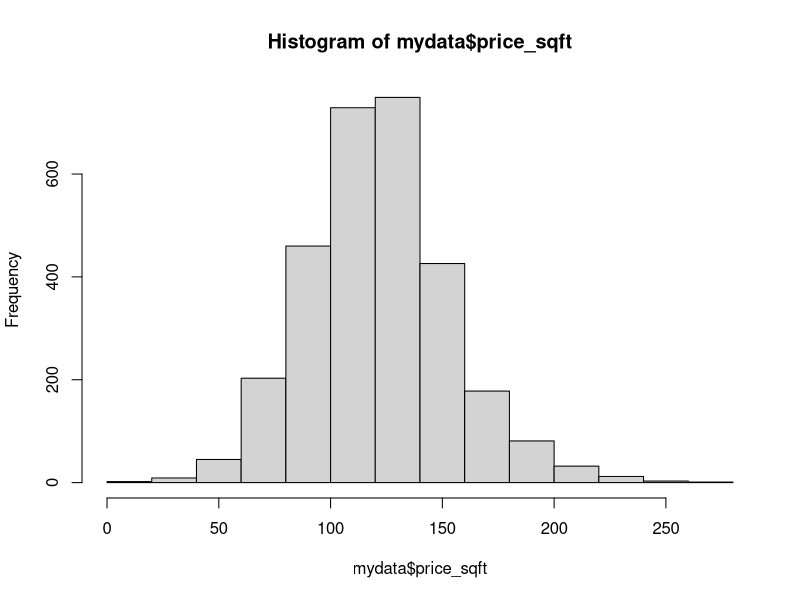
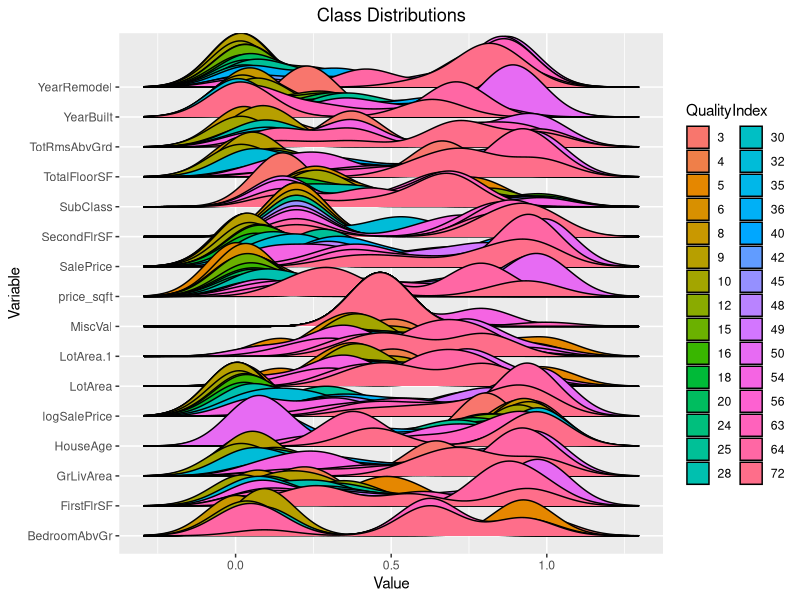
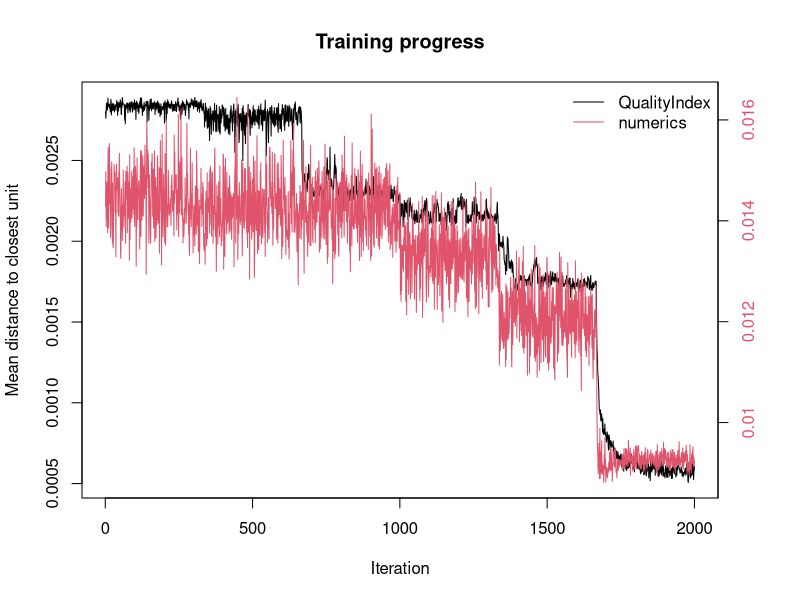
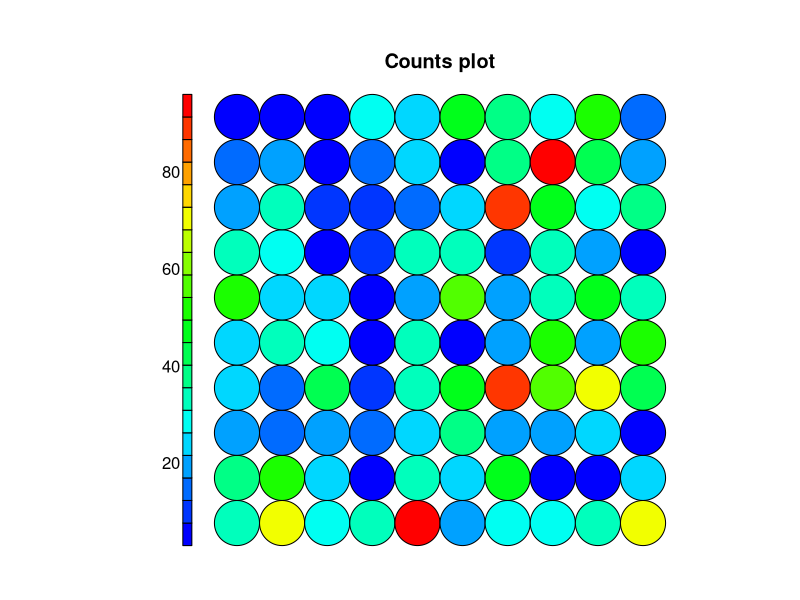
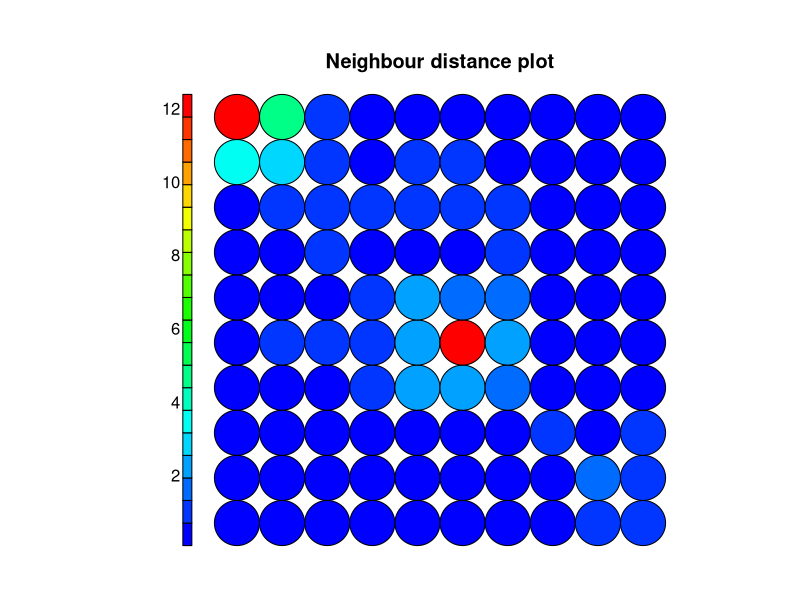
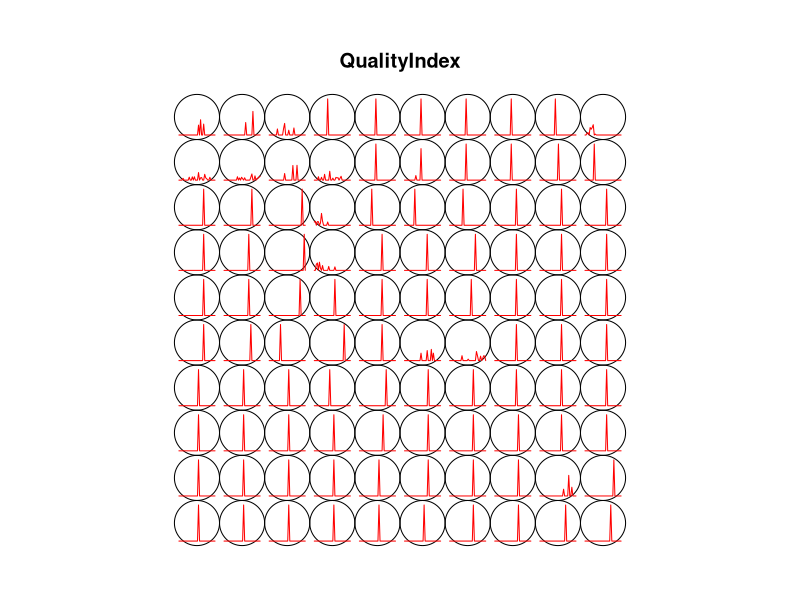
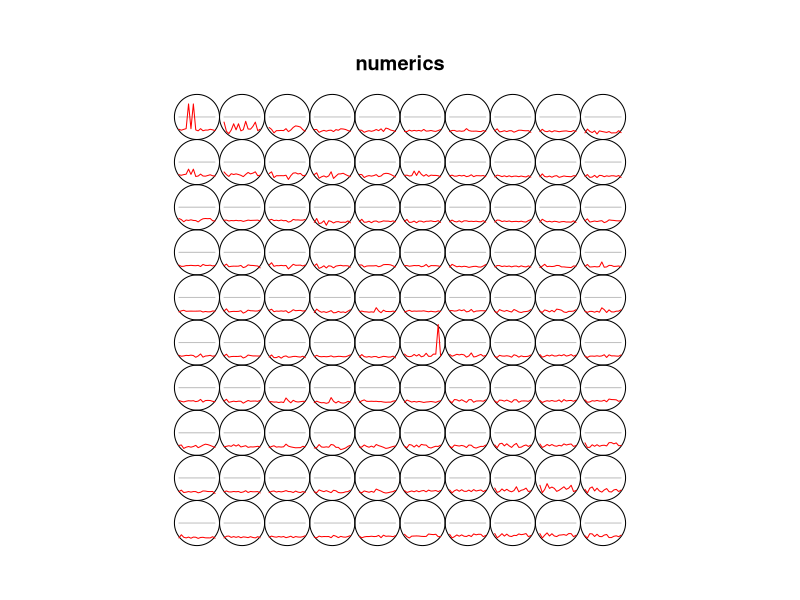
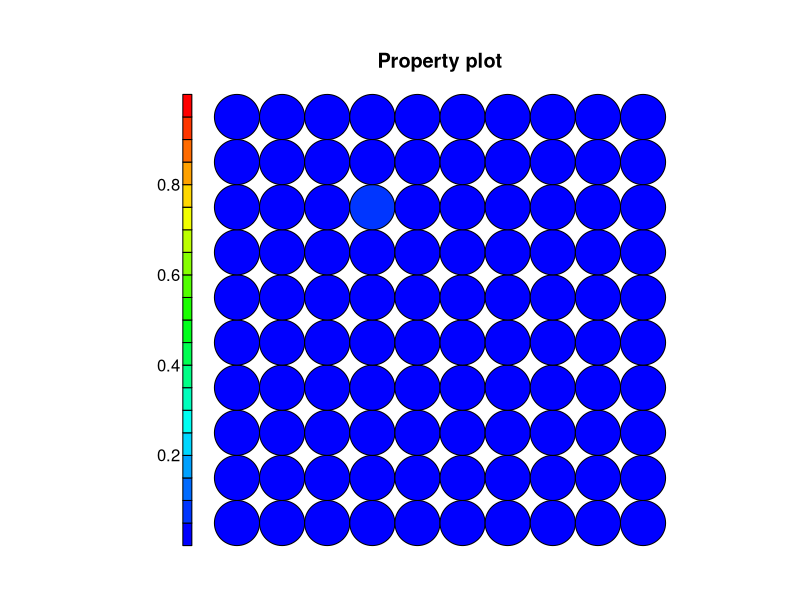

Source code (R) for these figures, in order:
## ---- chunk 1
require(tidyverse)
require(kohonen)
require(ggplot2)
require(ggridges)
library(fastDummies)
library(tidyr)
mydata <- read.csv(file="ames_housing_data.csv",head=TRUE,sep=",")
mydata
## ---- chunk 2
mydata$TotalFloorSF <- mydata$FirstFlrSF + mydata$SecondFlrSF
mydata$HouseAge <- mydata$YrSold - mydata$YearBuilt
mydata$QualityIndex <- mydata$OverallQual * mydata$OverallCond
mydata$logSalePrice <- log(mydata$SalePrice)
mydata$price_sqft <- mydata$SalePrice/mydata$TotalFloorSF
summary(mydata$price_sqft)
hist(mydata$price_sqft)
subdata <- subset(mydata, select=c("TotalFloorSF","HouseAge","QualityIndex",
                                  "price_sqft", "SalePrice","LotArea",
                                  "Neighborhood","HouseStyle",
                                  "LotShape","OverallQual","logSalePrice",
                                  "HouseStyle","Zoning","LotShape","SaleCondition","Functional", "LotArea","SubClass","OverallCond", "YearBuilt", "ExterQual", "ExterCond", "FirstFlrSF", "SecondFlrSF", "BedroomAbvGr", "TotRmsAbvGrd", "GrLivArea", "MiscVal", "YearRemodel"))



subdata
num_cols <- unlist(lapply(subdata, is.numeric))

subdatanum <- subdata[ ,num_cols]
z=subdatanum$QualityIndex
subdatanum <- as.data.frame(scale(subdatanum))
subdatanum$QualityIndex=z
## ---- chunk 3
cols=c("OverallCond", "Neighborhood_Blmngtn", "Neighborhood_Blueste", "Neighborhood_BrDale", "Neighborhood_BrkSide", "Neighborhood_ClearCr", "Neighborhood_CollgCr", "Neighborhood_Crawfor", "Neighborhood_Edwards", "Neighborhood_Gilbert", "Neighborhood_Greens", "Neighborhood_GrnHill", "Neighborhood_IDOTRR",  "Neighborhood_Landmrk",  "Neighborhood_MeadowV", "Neighborhood_Mitchel", "Neighborhood_NAmes", "Neighborhood_NoRidge", "Neighborhood_NPkVill", "Neighborhood_NridgHt", "Neighborhood_NWAmes", "Neighborhood_OldTown", "Neighborhood_Sawyer", "Neighborhood_SawyerW", "Neighborhood_Somerst", "Neighborhood_StoneBr", "Neighborhood_SWISU", "Neighborhood_Timber", "Neighborhood_Veenker", "Zoning_A (agr)", "Zoning_C (all)", "Zoning_FV", "Zoning_I (all)",  "Zoning_RH", "Zoning_RL","Zoning_RM", "HouseStyle_1.5Fin", "HouseStyle_1.5Unf", "HouseStyle_1Story", "HouseStyle_2.5Fin", "HouseStyle_2.5Unf",  "HouseStyle_2Story", "HouseStyle_SFoyer", "HouseStyle_SLvl")
cols="QualityIndex"
subdatanum[cols] <- lapply(subdatanum[cols], factor)

## ---- chunk 4
subdatanum
## ---- chunk 5
###########################
# Helper functions
###########################

# find the graph node number by the coordinates
find_node_by_coordinates <- function(x, y, grid_width) {
 return(((y * grid_width) + x) - grid_width)
}

# return the number of observations represented by each node
get_node_counts <- function(x) {
 df <- data.frame(node = x)
 counts <- df %>%
   group_by(node) %>%
   summarize(observations = n())
}

# guideline for grid size = 5 * sqrt(N)
# where N is the number of observations in the data set
find_grid_size <- function(N) {
 return(floor(sqrt(sqrt(N) * 5)))
}

# Shane Lynn 14-01-2014 used to define the palette
coolBlueHotRed <- function(n, alpha = 1) {
 rainbow(n, end=4/6, alpha=alpha)[n:1]
}
## ---- chunk 6
library(dplyr)
numerics <- subdatanum %>%
 select_if(is.numeric) %>%
 names
factors <- subdatanum %>%
 select_if(is.factor) %>%
 names

factors
## ---- chunk 7
require(tidyverse)
require(kohonen)
require(ggplot2)
require(ggridges)

subdatanum=subdatanum[,-which(names(subdatanum) %in% c("OverallCond", "OverallQual"))]
subdatanum$QualityIndex <- as.factor(subdatanum$QualityIndex)

subdatanum %>%
 
 gather(variable, value, -QualityIndex) %>%
 ggplot(aes(y = as.factor(variable),
             fill = QualityIndex,
             x = percent_rank(value))) +
 geom_density_ridges() +
 ggtitle('Class Distributions') +
 theme(plot.title = element_text(hjust = 0.5)) +
 xlab('Value') +
 ylab('Variable')


## ---- chunk 8
# find all columns having numeric data
numerics <- subdatanum %>%
 select_if(is.numeric) %>%
 names




# find all columns having factors
factors <- subdatanum %>%
 select_if(is.factor) %>%
 names

factors

## ---- chunk 9
subdatanum
## ---- chunk 10

data_list = list()
distances = vector()

# create a layer for each factor
for (fac in factors){
 data_list[[fac]] = kohonen::classvec2classmat( subdatanum[[fac]] )
 distances = c(distances, 'tanimoto')
}

data_list[['numerics']] = scale(subdatanum[,numerics])
distances = c(distances, 'sumofsquares')
## ---- chunk 11
# review data_list
str(data_list)
names(data_list)

# review distance measures
distances
## ---- chunk 12
subdatanum
## ---- chunk 13
# call the find_grid_size function to calculate the grid size
map_dimension = find_grid_size(dim(subdatanum)[1])

# set the number of times the model will cycle through the observations
epochs = 2000
set.seed(123)

# create a grid onto which the som will be mapped
som_grid = somgrid(xdim = 10
                   ,ydim = 10
                   ,topo = "rectangular")


# train the SOM
cc_som = supersom(data_list
                  ,grid = som_grid
                  ,rlen = epochs
                  ,alpha = c(0.1, 0.01)
                  ,whatmap = c(factors, 'numerics')
                  ,dist.fcts = distances
                  ,keep.data = TRUE
)

## ---- chunk 14
plot(cc_som, type = "changes")
## ---- chunk 15
plot(cc_som, type = "counts", palette.name = coolBlueHotRed)
## ---- chunk 16
cc_som$unit.classif
#observations_by_node <- get_node_counts(cc_som$unit.classif)
## ---- chunk 17
plot(cc_som, type = "dist.neighbours", palette.name = coolBlueHotRed)

## ---- chunk 18
anomalies <- find_node_by_coordinates(1, 10, 1)
rows <- which(cc_som$unit.classif == anomalies)
subdatanum[rows, ]
## ---- chunk 19
anomalies <- find_node_by_coordinates(6, 5, 6)
rows <- which(cc_som$unit.classif == anomalies)
subdatanum[rows, ]
## ---- chunk 20
plot(cc_som, type = "codes", palette.name = coolBlueHotRed)
## ---- chunk 21

cc_som$codes[["QualityIndex"]]
## ---- chunk 22
plot(cc_som, type = "property", property = getCodes(cc_som)[["QualityIndex"]],
main=colnames(getCodes(cc_som))[["QualityIndex"]], palette.name=coolBlueHotRed)
## ---- chunk 23
###########################
# Clustering
###########################

library(RColorBrewer)
n <- 60
qual_col_pals = brewer.pal.info[brewer.pal.info$category == 'qual',]
col_vector = unlist(mapply(brewer.pal, qual_col_pals$maxcolors, rownames(qual_col_pals)))

# fuse all layers into one dataframe
codes = tibble( layers = names(cc_som$codes)
                ,codes = cc_som$codes ) %>%
 mutate( codes = purrr::map(codes, as_tibble) ) %>%
 spread( key = layers, value = codes) %>%
 apply(1, bind_cols) %>%
 .[[1]] %>%
 as_tibble()

# generate distance matrix for codes
dist_m = dist(codes) %>%
 as.matrix()

# generate seperate distance matrix for map location
dist_on_map = kohonen::unit.distances(som_grid)

#exponentiate euclidean distance by distance on map
dist_adj = dist_m ^ dist_on_map

clust_adj = hclust(as.dist(dist_adj), 'ward.D2')

som_cluster_adj = cutree(clust_adj, 11)

plot(cc_som, type="codes", main = "Clusters", bgcol = col_vector[som_cluster_adj], pchs = NA)
## ---- chunk 24
par(mfrow = c(1, 2))
plot(cc_som, type = "codes", main = c("Codes X", "Codes Y"))
NBA.SOM4.hc <- cutree(hclust(dist(cc_som$codes$numerics)), 5)
add.cluster.boundaries(cc_som, NBA.SOM4.hc)
